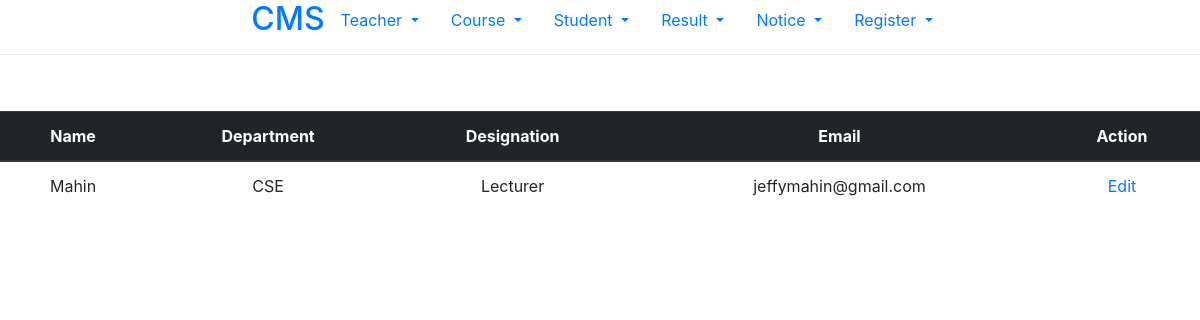
Page /teacher/index/ (signed in) on the committed database.
### teacher/models.py (models this page shows, shortened)
class Teacher(models.Model):
    department_choice = (
        ('CSE', 'CSE'),
        ('ECE', 'ECE'),
        ('BBA', 'BBA'),
    )
    name = models.CharField(max_length=255)
    department = models.CharField(choices=department_choice, max_length=15)
    designation = models.CharField(max_length=55)
    email = models.EmailField(max_length=60)

### teacher/views.py (the view)
# urls.py: path('index/', views.index, name = 'show_course'),
@login_required(login_url='/')
def index(request):
    index = Teacher.objects.all()
    context = {
        'index': index
    }
    return  render(request, 'teacher/index.html', context)

### templates/teacher/index.html
{% extends 'base/base.html' %}
{% block content %}
<div class="dropdown-divider"></div> <br><br>
<div class="bs-example">
    <table class="table text-center">
        <thead class="thead-dark">
            <tr>
                <th>Name</th>
                <th>Department</th>
                <th>Designation</th>
                <th>Email</th>
                <th>Action</th>
            </tr>
        </thead>
        <tbody>
        {% for teacher in index %}
            <tr>
                <td>{{ teacher.name }}</td>
                <td>{{ teacher.department }}</td>
                <td>{{ teacher.designation }}</td>
                <td>{{ teacher.email }}</td>
                <td><a href="{% url 'edit_teacher' teacher.id %}">Edit</a></td>
            </tr>
        {% endfor %}
        </tbody>
    </table>
</div>
{% endblock %}

### rows in the picture
Teacher: name "Mahin", department "CSE", designation "Lecturer", email "jeffymahin@gmail.com"
